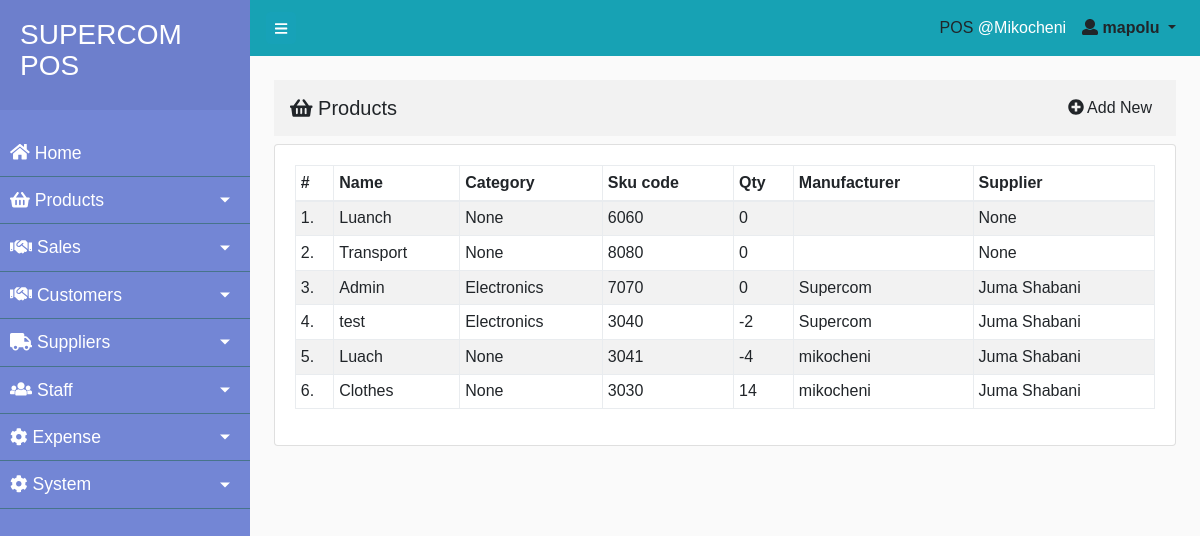
Page /products/ (signed in) on the committed database.
### staff/models.py (models this page shows, shortened)
class Staff(AbstractUser,PermissionsMixin):
    first_name = models.CharField(verbose_name=_('First Name'), blank=False, max_length=100)
    last_name = models.CharField(verbose_name=_('Last Name'), blank=False, max_length=100)
    national_id = models.IntegerField(verbose_name=_('National ID Number'), null=True)
    phone_number = models.CharField(max_length=50, unique=True, verbose_name=_('Phone Number'))
    email = models.EmailField(verbose_name=_('Email'), unique=True, max_length=100, blank=False)
    username = models.CharField(verbose_name=_('User name'), max_length=50, blank=True, null=True)
    branch = models.ForeignKey(Branch, blank=True, null=True, on_delete=models.PROTECT)
    email_confirmed = models.BooleanField(default=False)
    profile_photo = models.ImageField(upload_to='profile_photos/', null=True, blank=True)
    dob = models.DateField(verbose_name=_('Date of birth'), max_length=250, blank=True, default='1990-01-01')
    nationality = models.CharField(verbose_name=_('Nationality'), max_length=50, blank=True, null=True, default='Tanzania')
    postal_address = models.CharField(verbose_name=_('Postal address'), max_length=200, blank=True, null=True)
    city = models.CharField(verbose_name=_('City'), max_length=200, blank=True, null=True)
    street = models.CharField(verbose_name=_('Street or road'), max_length=200, blank=True, null=True)
    house = models.CharField(verbose_name=_('House or plot number'), max_length=200, blank=True, null=True)
    occupation = models.CharField(verbose_name=_('Occupation'), max_length=200, blank=True, null=True)
    employer = models.CharField(verbose_name=_('Employer'), max_length=250, blank=True)
    marital_status = models.CharField(
        verbose_name=_('Marital Status'),
        max_length=50,
        choices=(
            ('single', _('Single')),
            ('married', _('Married')),
            ('divorced', _('Divorced')),
            ('other', _('Other')),
        ),
        default='single'
    )
    objects = UserManager()
    USERNAME_FIELD = 'email'
    REQUIRED_FIELDS = ['national_id', 'first_name', 'last_name', 'phone_number']
    class Meta:
        verbose_name = _('staff')
        verbose_name_plural = _('staff')

### branches/models.py (models this page shows, shortened)
class Branch(models.Model):
    name = models.CharField(max_length=150)
    branch_code = models.CharField(max_length=25, unique=True)
    location = models.CharField(max_length=150)
    phone_contact = models.CharField(max_length=15, blank=True)
    email = models.EmailField(max_length=100, blank=True)
    created = models.DateTimeField(auto_now_add=True)
    class Meta:
        db_table = "Branch"
        verbose_name_plural = "Branch"

### products/models.py (models this page shows, shortened)
class Product(models.Model):
    STATUS_CHOICES = (  # new
        ("SERVICE", "Service"),
        ("COMSUMABLE", "Consumable")
    )
    status = models.CharField(
        choices=STATUS_CHOICES,
        max_length=100,
        verbose_name="product service",
    )
    name = models.CharField(max_length=100, unique=True)
    description = models.TextField(max_length=250, blank=True)
    manufacturer = models.CharField(max_length=150, blank=True)
    supplier = models.ForeignKey(Supplier, on_delete=models.PROTECT , blank=True, null=True)
    created = models.DateTimeField(auto_now_add=True)
    sku_code = models.CharField(max_length=25, unique=True)
    product_image = models.ImageField(upload_to='product_images', blank=True)
    quantity = models.IntegerField(default=0, help_text="Quantity in stock")
    category = models.ForeignKey(ProductCategory, on_delete=models.PROTECT, null=True, blank=True)
    buying_price = models.FloatField(default=0.0)
    retail_price = models.FloatField(default=0.0)
    wholesale_price = models.FloatField(default=0.0)

class ProductCategory(models.Model):
    name = models.CharField(max_length=100, unique=True)
    created = models.DateTimeField(auto_now_add=True)
    def __str__(self):
        return self.name

### suppliers/models.py (models this page shows)
class Supplier(models.Model):
    name = models.CharField(max_length=250)
    phone = models.CharField(max_length=15)
    tin_number = models.CharField(max_length=100, blank=True)
    vrn_number = models.CharField(max_length=100, blank=True)
    email = models.EmailField(max_length=50, blank=True)
    address = models.TextField(max_length=50)
    date_created = models.DateTimeField(auto_created=True, auto_now_add=True)
    class Meta:
        db_table = "Supplier"
        verbose_name_plural = "Supplier"
    def __str__(self):
        return self.name

### products/views.py (the view)
# urls.py: path('', views.Home.as_view(), name='home'),
class Home(PermissionRequiredMixin, TemplateView):
    template_name = 'products/home.html'
    permission_required = ['products.add_product']
    permission_denied_message = "You dont have permission to view products"
    raise_exception = True
    def get(self, request, *args, **kwargs):
        products = Product.objects.all().order_by('-pk')
        p_list = []
        num = 0
        if products.count() > 0:
            for product in products:
                num = num + 1
                p_list.append({
                    'num': num,
                    'name': product.name,
                    'sku_code': product.sku_code,
                    'quantity': product.quantity,
                    'manufacturer': product.manufacturer,
                    'supplier': product.supplier,
                    'created': product.created,
                    'category':product.category,
                    'pk': product.pk,
                })
        context = {
            'products': p_list
        }
        return render(request, self.template_name, context=context)

### templates/products/home.html (shortened to what this page needs)
{% extends 'base.html' %}
{% block page_content %}
    <nav class="navbar navbar-expand-lg context-bar">
      <a class="navbar-brand" href="#">
          <i class="fa fa-shopping-basket"></i> Products
      </a>
      <div class="collapse navbar-collapse" id="navbarNavAltMarkup">
        <div class="navbar-nav ml-auto">
          <a class="nav-item nav-link" href="{% url 'products:create-product' %}">
              <i class="fa fa-plus-circle"></i> Add New
          </a>
        </div>
      </div>
    </nav>
    <div class="card ">
        <div class="card-body">
            {% if products|length > 0 %}
                <table class="table table-striped table-bordered table-hover table-sm" id="myTable">
                    <thead>
                        <th>#</th><th>Name</th><th>Category</th><th>Sku code</th><th>Qty</th><th>Manufacturer</th><th>Supplier</th>
                    </thead>
                    <tbody>
                        {% for product in products %}
                            <tr>
                                <td>{{ product.num }}.</td>
                                <td>
                                    <a href="{% url 'products:product-detail' pk=product.pk %}"> {{ product.name }}</a>
                                </td>
                                <td>{{ product.category }}</td>
                                <td>{{ product.sku_code }}</td>
                                <td>{{ product.quantity }}</td>
                                <td>{{ product.manufacturer }}</td>
                                <td>{{ product.supplier }}</td>
                            </tr>
                        {% endfor %}
                    </tbody>
                </table>
            {% else %}
                <div class="alert alert-info">No products have been added yet</div>
            {% endif %}
        </div>
    </div>
{% endblock page_content %}

### templates/base.html (shortened to what this page needs)
{% load static %}
<!DOCTYPE html>
<html lang="en">
<head>
    {% load static %}
    <link rel="stylesheet" href="{% static 'jquery-ui-1.12/jquery-ui.min.css' %}">
    <link rel="stylesheet" href="{% static 'bootstrap-4/css/bootstrap.min.css' %}">
    <link rel="stylesheet" href="{% static 'datatables/datatables.min.css' %}">
    <link rel="stylesheet" href="{% static 'css/style.css' %}">
    <link rel="stylesheet" href="{% static 'css/media-queries.css' %}">
</head>
<body>
    <div class="wrapper">
    {% include 'sidebar.html' %}
    <div id="content" class="container-fluid">
        {% include 'top-navigation.html' %}
        <div class="content p-4">
            {% block page_content %}{% endblock page_content %}
        </div>
    </div>
</div>
</body>
</html>

### templates/sidebar.html (shortened to what this page needs)
<nav id="sidebar">
        <div class="sidebar-header">
            <h3>SUPERCOM POS</h3>
        </div>
        <ul class="list-unstyled components">
            <li class="sidebar-li">
                <a href="{% url 'home' %}"><i class="fas fa-home"></i> Home</a>
            </li>
            <li class="sidebar-li">
                <a href="#productsSubmenu" data-toggle="collapse" aria-expanded="false" class="dropdown-toggle">
                    <i class="fas fa-shopping-basket"></i> Products
                </a>
            </li>
            <li class="sidebar-li">
                <a href="#salesSubmenu" data-toggle="collapse" aria-expanded="false" class="dropdown-toggle">
                    <i class="fas fa-handshake"></i> Sales
                </a>
            </li>
            <li class="sidebar-li">
                <a href="#customersSubmenu" data-toggle="collapse" aria-expanded="false" class="dropdown-toggle">
                    <i class="fas fa-handshake"></i> Customers
                </a>
            </li>
            <li class="sidebar-li">
                <a href="#suppliersSubmenu" data-toggle="collapse" aria-expanded="false" class="dropdown-toggle">
                    <i class="fas fa-truck"></i> Suppliers
                </a>
            </li>
            <li class="sidebar-li">
                <a href="#pageSubmenu" data-toggle="collapse" aria-expanded="false" class="dropdown-toggle">
                    <i class="fas fa-users"></i> Staff
                </a>
            </li>
            <li class="sidebar-li">
                <a href="#systemSubmenu" data-toggle="collapse" aria-expanded="false" class="dropdown-toggle">
                    <i class="fas fa-cog"></i> Expense
                </a>
            </li>
            <li class="sidebar-li">
                <a href="#systemSubmenu" data-toggle="collapse" aria-expanded="false" class="dropdown-toggle">
                    <i class="fas fa-cog"></i> System
                </a>
            </li>
        </ul>
    </nav>

### templates/top-navigation.html (shortened to what this page needs)
<nav class="navbar navbar-expand-lg" style="background: #17a2b4;">
    <button type="button" id="sidebarCollapse" class="btn btn-info btn-sm rounded">
        <i class="fa fa-bars navbar-toggler-icon"></i>
    </button>
    <div class="collapse navbar-collapse" id="navbarSupportedContent">
        <ul class="navbar-nav ml-auto">
            <li class="nav-item active">
                 <a class="nav-link" href="{% url 'sales:home' %}">
                    POS <span class="text-white">
                    {% if request.user.branch %}
                        @{{ request.user.branch.name|truncatechars:20 }}
                    {% endif %}</span>
                </a>
            </li>
            {% if request.user.is_authenticated %}
                <li class="nav-item dropdown">
                    <a class="nav-link dropdown-toggle" href="#" id="navbarDropdown" role="button" data-toggle="dropdown" aria-haspopup="true" aria-expanded="false">
                        <i class="fa fa-user" style="color:rd"></i> <strong>{{ request.user.last_name }}</strong>
                    </a>
                </li>
            {% else %}
                <li class="nav-item">
                    <a class="nav-link" href="{% url 'staff:login' %}">
                        <i class="fa fa-sign-in-alt"></i> Login
                    </a>
                </li>
            {% endif %}
        </ul>
    </div>
</nav>

### static/css/style.css (style rules this page uses)
body { font-family: 'Poppins', sans-serif; background: #fafafa; }
a, a:hover, a:focus { color: inherit; text-decoration: none; transition: all 0.3s; }
#sidebar { background: #7386D5; color: #fff; transition: all 0.3s; }
#sidebar .sidebar-header { padding: 20px; background: #6d7fcc; }
#sidebar ul.components { padding: 20px 0; border-bottom: 1px solid #47748b; }
#sidebar ul li a { padding: 10px; font-size: 1.1em; display: block; }
.wrapper { display: flex; align-items: stretch; }
#sidebar { min-width: 250px; max-width: 250px; min-height: 100vh; }
a[data-toggle="collapse"] { position: relative; }
.sidebar-li .dropdown-toggle::after { display: block; position: absolute; top: 50%; right: 20px; transform: translateY(-50%); }
#sidebar ul li a { text-align: left; }
.container-fluid { padding-right: 0px; padding-left: 0px; }
#sidebar ul li { border-bottom: 1px solid #47748b; }
#sidebar ul.components { padding: 20px 0; border-bottom: none; }
.context-bar { background: rgba(0,0,0,.03); margin-bottom: 8px; }

### rows in the picture
Staff: user.branch.name "Mikocheni", user.last_name "mapolu"
Product: name "Luanch", sku_code "6060"
Product: name "Transport", sku_code "8080"
Supplier: num "3", name "Admin", category "Electronics", sku_code "7070", quantity "0", manufacturer "Supercom", supplier "Juma Shabani", num "4", name "test", sku_code "3040", quantity "-2", num "5", name "Luach", category "None", sku_code "3041", quantity "-4", manufacturer "mikocheni", num "6", name "Clothes", sku_code "3030", quantity "14"

### other values in the picture
{{ product.num }} "1" "2"
{{ product.category }} "None" "None"
{{ product.quantity }} "0" "0"
{{ product.supplier }} "None" "None"
